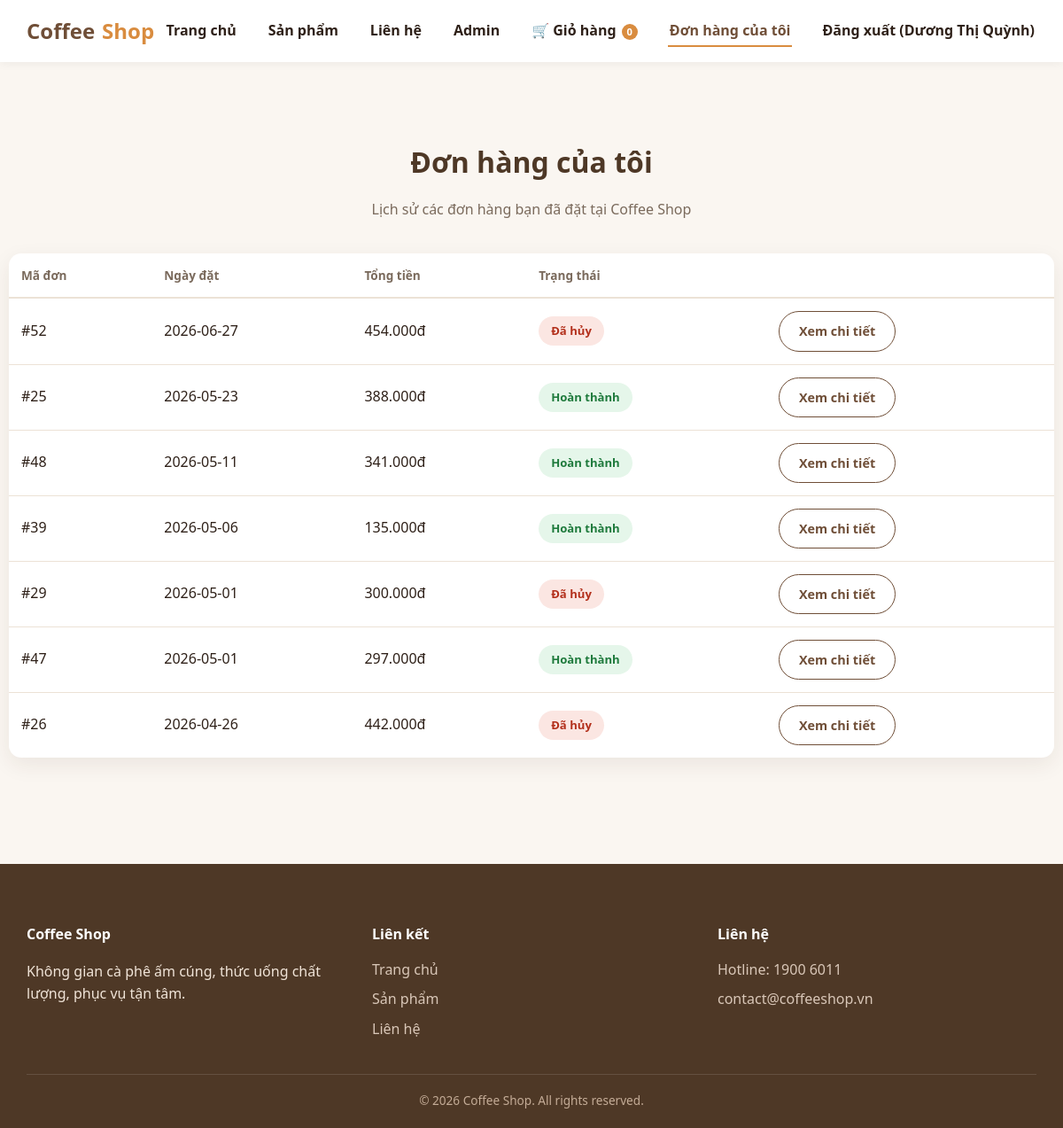
/orders (signed in), run on the app's committed database.
### tables this page shows
CREATE TABLE user (
    id INTEGER PRIMARY KEY AUTOINCREMENT,
    name TEXT NOT NULL,
    email TEXT NOT NULL UNIQUE,
    phone TEXT,
    created_at TEXT NOT NULL,
    is_admin INTEGER NOT NULL DEFAULT 0
, username TEXT, password_hash TEXT);

CREATE TABLE "order" (
            id INTEGER PRIMARY KEY AUTOINCREMENT,
            user_id INTEGER NOT NULL,
            status TEXT NOT NULL DEFAULT 'pending'
                CHECK (status IN ('pending', 'confirmed', 'completed', 'cancelled')),
            total_amount INTEGER NOT NULL DEFAULT 0,
            note TEXT,
            created_at TEXT NOT NULL,
            FOREIGN KEY (user_id) REFERENCES user (id)
        );

### app.py (the view)
@app.route("/orders")
@login_required
def my_orders():
    orders = get_db().execute(
        'SELECT * FROM "order" WHERE user_id = ? ORDER BY created_at DESC', (g.customer["id"],)
    ).fetchall()
    return render_template(
        "my_orders.html", orders=orders, status_labels=STATUS_LABELS, active_page="orders"
    )

### app.py (called while the page is built)
@app.template_filter("currency")
def currency_filter(value):
    try:
        return f"{int(value):,}".replace(",", ".") + "đ"
    except (TypeError, ValueError):
        return value

@app.before_request
def load_current_customer():
    g.customer = None
    customer_id = session.get("customer_id")
    if customer_id:
        g.customer = get_db().execute(
            "SELECT * FROM user WHERE id = ?", (customer_id,)
        ).fetchone()

def login_required(view):
    @functools.wraps(view)
    def wrapped(*args, **kwargs):
        if g.customer is None:
            return redirect(url_for("login", next=request.path))
        return view(*args, **kwargs)
    return wrapped

### database.py (called while the page is built)
def get_db():
    if "db" not in g:
        g.db = sqlite3.connect(DB_PATH)
        g.db.row_factory = sqlite3.Row
        g.db.execute("PRAGMA foreign_keys = ON")
    return g.db

### templates/my_orders.html (shortened to what this page needs)
{% extends "base.html" %}
{% block content %}
  <main class="container section">
    <h2 class="section-title">Đơn hàng của tôi</h2>
    <p class="section-subtitle">Lịch sử các đơn hàng bạn đã đặt tại Coffee Shop</p>
    {% if orders %}
    <div class="cart-table-wrap">
      <table class="cart-table">
        <thead>
          <tr><th>Mã đơn</th><th>Ngày đặt</th><th>Tổng tiền</th><th>Trạng thái</th><th></th></tr>
        </thead>
        <tbody>
          {% for o in orders %}
          <tr>
            <td>#{{ o.id }}</td>
            <td>{{ o.created_at[:10] }}</td>
            <td>{{ o.total_amount|currency }}</td>
            <td><span class="status-badge status-{{ o.status }}">{{ status_labels[o.status] }}</span></td>
            <td><a href="{{ url_for('order_detail_page', order_id=o.id) }}" class="btn btn-outline">Xem chi tiết</a></td>
          </tr>
          {% endfor %}
        </tbody>
      </table>
    </div>
    {% else %}
    <p class="empty-state">Bạn chưa có đơn hàng nào. <a href="{{ url_for('products_page') }}">Khám phá sản phẩm</a></p>
    {% endif %}
  </main>
{% endblock %}

### templates/base.html (shortened to what this page needs)
<!DOCTYPE html>
<html lang="vi">
<head>
  <link rel="stylesheet" href="{{ url_for('static', filename='css/style.css') }}">
</head>
<body>
  <header class="site-header">
    <nav class="navbar">
      <a href="{{ url_for('home') }}" class="logo">Coffee<span>Shop</span></a>
      <ul class="nav-links">
        <li><a href="{{ url_for('home') }}" class="{{ 'active' if active_page == 'home' else '' }}">Trang chủ</a></li>
        <li><a href="{{ url_for('products_page') }}" class="{{ 'active' if active_page == 'products' else '' }}">Sản phẩm</a></li>
        <li><a href="{{ url_for('contact_page') }}" class="{{ 'active' if active_page == 'contact' else '' }}">Liên hệ</a></li>
        <li><a href="{{ url_for('admin.dashboard') }}">Admin</a></li>
        <li><a href="{{ url_for('cart_page') }}" class="{{ 'active' if active_page == 'cart' else '' }}">🛒 Giỏ hàng <span class="cart-count" id="nav-cart-count">0</span></a></li>
        {% if g.customer %}
        <li><a href="{{ url_for('my_orders') }}" class="{{ 'active' if active_page == 'orders' else '' }}">Đơn hàng của tôi</a></li>
        <li><a href="{{ url_for('logout') }}">Đăng xuất ({{ g.customer.name }})</a></li>
        {% else %}
        <li><a href="{{ url_for('login') }}" class="{{ 'active' if active_page == 'login' else '' }}">Đăng nhập</a></li>
        {% endif %}
      </ul>
    </nav>
  </header>
  {% block content %}{% endblock %}
  <footer class="site-footer">
    <div class="container">
      <div class="footer-grid">
        <div>
          <h4>Coffee Shop</h4>
          <p>Không gian cà phê ấm cúng, thức uống chất lượng, phục vụ tận tâm.</p>
        </div>
        <div>
          <h4>Liên kết</h4>
          <a href="{{ url_for('home') }}">Trang chủ</a>
          <a href="{{ url_for('products_page') }}">Sản phẩm</a>
          <a href="{{ url_for('contact_page') }}">Liên hệ</a>
        </div>
        <div>
          <h4>Liên hệ</h4>
          <a href="tel:19006011">Hotline: 1900 6011</a>
          <a href="mailto:contact@coffeeshop.vn">contact@coffeeshop.vn</a>
        </div>
      </div>
      <div class="footer-bottom">© 2026 Coffee Shop. All rights reserved.</div>
    </div>
  </footer>
</body>
</html>

### static/css/style.css (style rules this page uses)
:root { --color-bg: #faf6f1; --color-surface: #ffffff; --color-primary: #6f4e37; --color-primary-dark: #4e3826; --color-accent: #d98c3f; --color-text: #2e2018; --color-text-muted: #7a6a5c; --color-border: #ece2d6; --radius: 14px; --shadow: 0 8px 24px rgba(60, 40, 20, 0.08); --shadow-hover: 0 14px 32px rgba(60, 40, 20, 0.14); --transition: 0.25s ease; --max-width: 1180px; }
* { box-sizing: border-box; }
html { scroll-behavior: smooth; }
body { margin: 0; font-family: "Segoe UI", "Helvetica Neue", Arial, sans-serif; background: var(--color-bg); color: var(--color-text); line-height: 1.6; }
a { text-decoration: none; color: inherit; }
ul { list-style: none; margin: 0; padding: 0; }
.container { max-width: var(--max-width); margin: 0 auto; padding: 0 20px; }
.section { padding: 60px 0; }
.section-title { text-align: center; font-size: 2rem; color: var(--color-primary-dark); margin-bottom: 8px; }
.section-subtitle { text-align: center; color: var(--color-text-muted); margin-bottom: 36px; }
.btn { display: inline-block; padding: 12px 28px; border-radius: 999px; background: var(--color-primary); color: #fff; border: none; cursor: pointer; font-size: 0.95rem; font-weight: 600; transition: background var(--transition), transform var(--transition); }
.site-header { position: sticky; top: 0; z-index: 1000; background: var(--color-surface); box-shadow: 0 2px 10px rgba(0, 0, 0, 0.05); }
.navbar { display: flex; align-items: center; justify-content: space-between; padding: 16px 20px; max-width: var(--max-width); margin: 0 auto; }
.logo { font-size: 1.5rem; font-weight: 800; color: var(--color-primary); display: flex; align-items: center; gap: 8px; }
.logo span { color: var(--color-accent); }
.nav-links { display: flex; gap: 32px; }
.nav-links a { font-weight: 600; color: var(--color-text); padding: 6px 2px; border-bottom: 2px solid transparent; transition: color var(--transition), border-color var(--transition); }
.nav-links a:hover, .nav-links a.active { color: var(--color-primary); border-color: var(--color-accent); }
.site-footer { background: var(--color-primary-dark); color: #f0e4d8; padding: 46px 0 20px; margin-top: 60px; }
.footer-grid { display: grid; grid-template-columns: repeat(auto-fit, minmax(200px, 1fr)); gap: 30px; margin-bottom: 30px; }
.footer-grid h4 { color: #fff; margin-bottom: 14px; }
.footer-grid a { display: block; color: #d9c7b8; margin-bottom: 8px; transition: color var(--transition); }
.footer-bottom { text-align: center; font-size: 0.85rem; color: #c4ac97; border-top: 1px solid rgba(255, 255, 255, 0.12); padding-top: 18px; }
.cart-count { display: inline-flex; align-items: center; justify-content: center; min-width: 18px; height: 18px; padding: 0 5px; border-radius: 999px; background: var(--color-accent); color: #fff; font-size: 0.7rem; font-weight: 700; vertical-align: middle; margin-left: 2px; }
.cart-table-wrap { overflow-x: auto; background: var(--color-surface); border-radius: var(--radius); box-shadow: var(--shadow); }
.cart-table { width: 100%; border-collapse: collapse; }
.cart-table th { text-align: left; color: var(--color-text-muted); font-weight: 700; padding: 14px; border-bottom: 2px solid var(--color-border); font-size: 0.85rem; }
.cart-table td { padding: 14px; border-bottom: 1px solid var(--color-border); vertical-align: middle; }
.cart-table tr:last-child td { border-bottom: none; }
.status-badge { display: inline-block; padding: 6px 14px; border-radius: 999px; font-size: 0.82rem; font-weight: 700; }
.status-completed { background: #e5f6ea; color: #1e7a3c; }
.status-cancelled { background: #fbe6e2; color: #b3301c; }
.btn-outline { display: inline-block; background: transparent; color: var(--color-primary); border: 1px solid var(--color-primary); padding: 10px 22px; border-radius: 999px; font-weight: 600; font-size: 0.9rem; cursor: pointer; transition: background var(--transition), color var(--transition); }

### data on the page
user: customer.name "Dương Thị Quỳnh"
order: id "52", created_at "2026-06-27", total_amount "454.000đ", status "Đã hủy"
order: id "25", created_at "2026-05-23", total_amount "388.000đ", status "Hoàn thành"
order: id "48", created_at "2026-05-11", total_amount "341.000đ", status "Hoàn thành"
order: id "39", created_at "2026-05-06", total_amount "135.000đ", status "Hoàn thành"
order: id "29", created_at "2026-05-01", total_amount "300.000đ", status "Đã hủy"
order: id "47", created_at "2026-05-01", total_amount "297.000đ", status "Hoàn thành"
order: id "26", created_at "2026-04-26", total_amount "442.000đ", status "Đã hủy"
